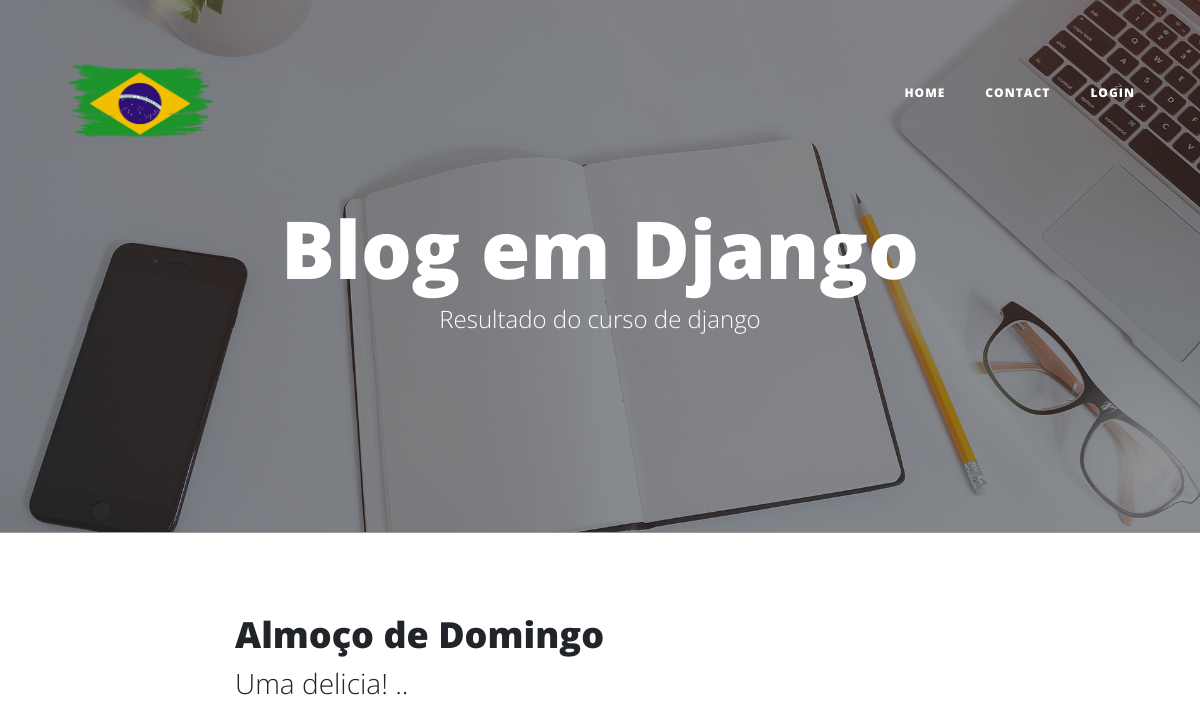
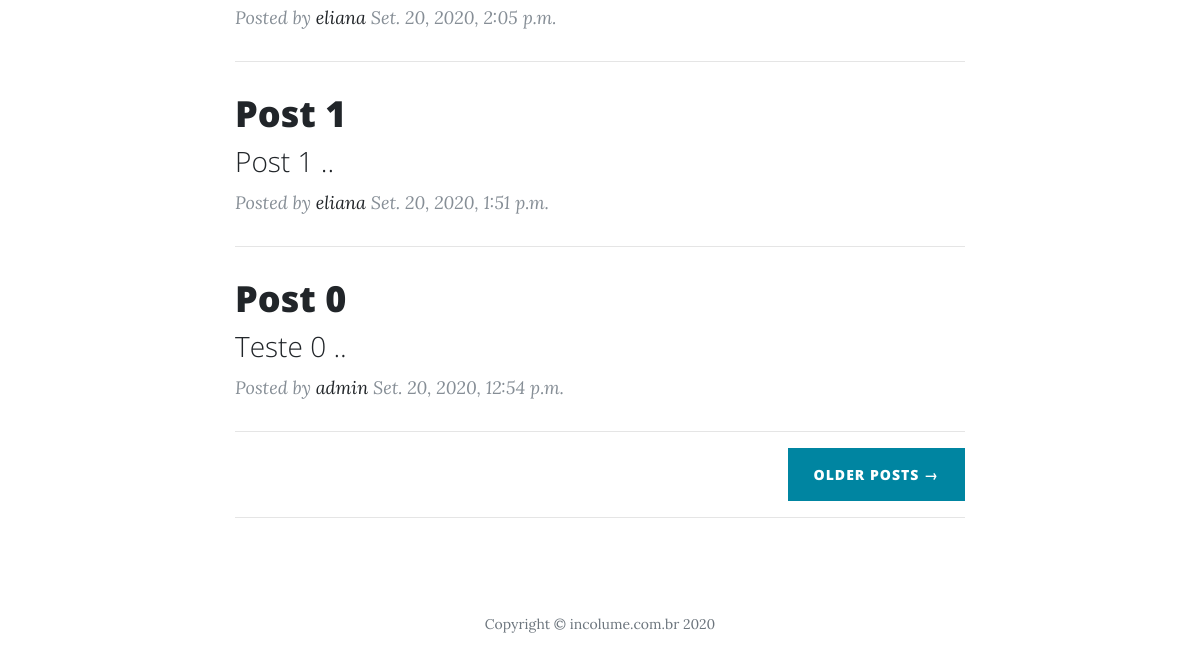
/, run on an earlier commit of the app's database (2 pictures, top to bottom).
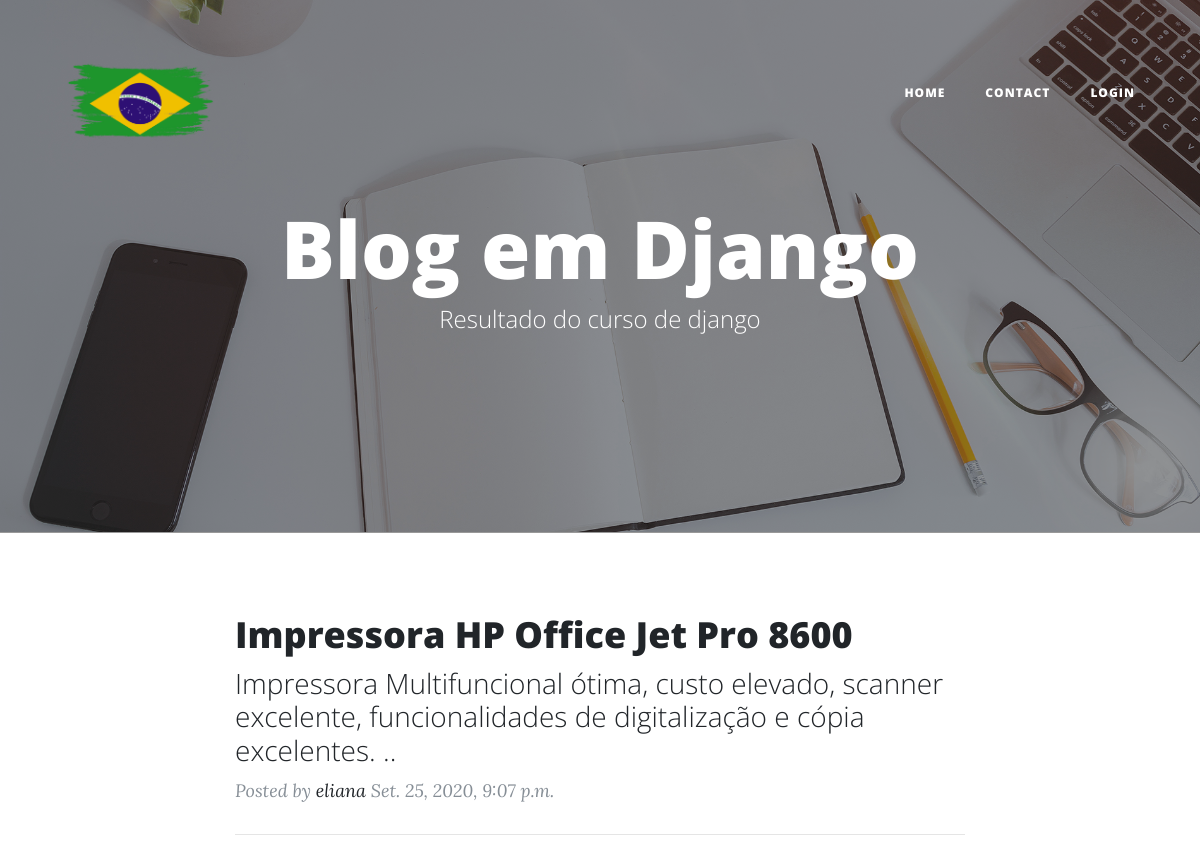
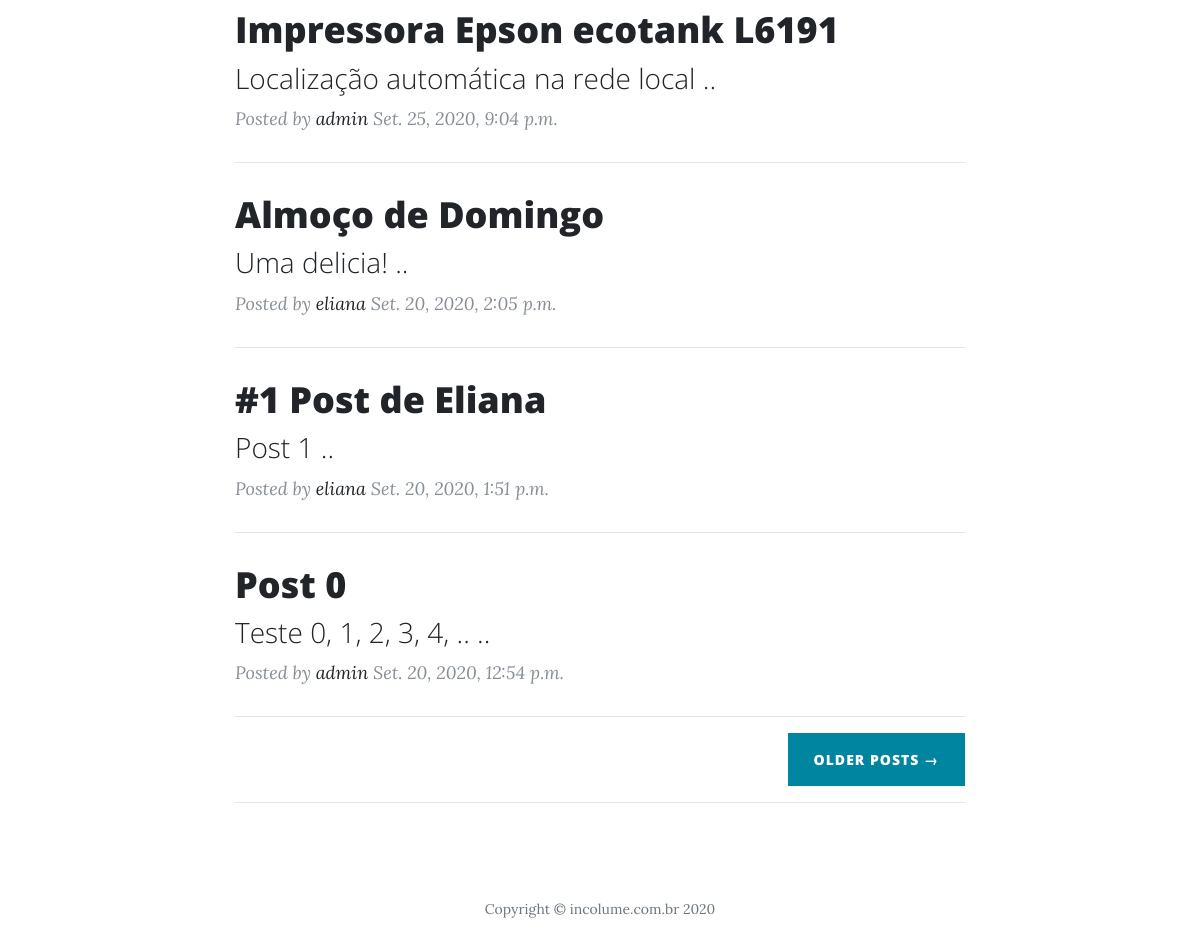
And on a later commit of the database (2 pictures, top to bottom).
### blog/models.py (models this page shows, shortened)
class Post(models.Model):
    STATUS = (
        ('draft', 'Draft'),
        ('published', 'Published')
    )
    title = models.CharField(verbose_name="Título", max_length=250)
    slug = models.SlugField(max_length=250)
    author = models.ForeignKey(User, on_delete=models.CASCADE)
    category = models.ManyToManyField(Category, related_name="get_posts")
    image = models.ImageField(upload_to='blog', blank=True, null=True)
    content = RichTextField(verbose_name="Conteúdo ")
    published = models.DateTimeField(default=timezone.now)
    created = models.DateTimeField(auto_now_add=True)
    changed = models.DateTimeField(auto_now=True)
    status = models.CharField(max_length=10, choices=STATUS, default='draft')
    publisheds = PublishedManager()
    class Meta:
        ordering = '-published',
    def get_absolute_url(self):
        return reverse('post_detail', args=[self.slug])

### blog/views.py (the view)
# urls.py: path('', views.BlogListView.as_view(), name='home'),
class BlogListView(ListView):
    model = Post
    template_name = 'blog/home.html'

### blog/models.py (called while the page is built)
    def get_queryset(self):
        return super(PublishedManager, self).get_queryset().filter(status='published')

### social/processors.py (called while the page is built)
def ctx_social(request):
    ctx_social_dict = {link.key: link.url for link in Link.objects.all()}
    return ctx_social_dict

### blog/templates/blog/home.html (shortened to what this page needs)
{% extends 'base.html' %}
{% load static %}
{% block header %}
<header class="masthead" style="background-image: url({% static 'img/home-bg.jpg' %})">
    <div class="overlay"></div>
    <div class="container">
        <div class="row">
            <div class="col-lg-8 col-md-10 mx-auto">
                <div class="site-heading">
                    <h1>Blog em Django</h1>
                    <span class="subheading">Resultado do curso de django</span>
                </div>
            </div>
        </div>
    </div>
</header>
{% endblock header %}
{% block content %}
<div class="container">
    <div class="row">
        <div class="col-lg-8 col-md-10 mx-auto">
            {% for post  in object_list %}
            <div class="post-preview">
                <a href="{{ post.get_absolute_url}}">
                    <h2 class="post-title">
                        {{post.title}}
                    </h2>
                    <h3 class="post-subtitle">
                        {{ post.content|safe|truncatechars:"120" }} ..
                    </h3>
                </a>
                <p class="post-meta">Posted by
                    <a href="#">{{post.author}}</a>
                    {{post.published}}</p>
            </div>
            <hr>
{% endfor %}
            <div class="clearfix">
                <a class="btn btn-primary float-right" href="#">Older Posts &rarr;</a>
            </div>
            <hr>
        </div>
    </div>
</div>
{% endblock content %}

What changed in the data, as far as the page shows it:
added Post: title "Impressora HP Office Jet Pro 8600", content "Impressora Multifuncional ótima, custo elevado, scanner excelente, funcionalidades de digitalização e cópia excelentes.", author "eliana", published "Set. 25, 2020, 9:07 p.m."
added Post: title "Impressora Epson ecotank L6191", content "Localização automática na rede local", author "admin", published "Set. 25, 2020, 9:04 p.m."
changed Post "Post 1": title "Post 1" → "#1 Post de Eliana"
changed Post "Post 0": content "Teste 0" → "Teste 0, 1, 2, 3, 4, .."
